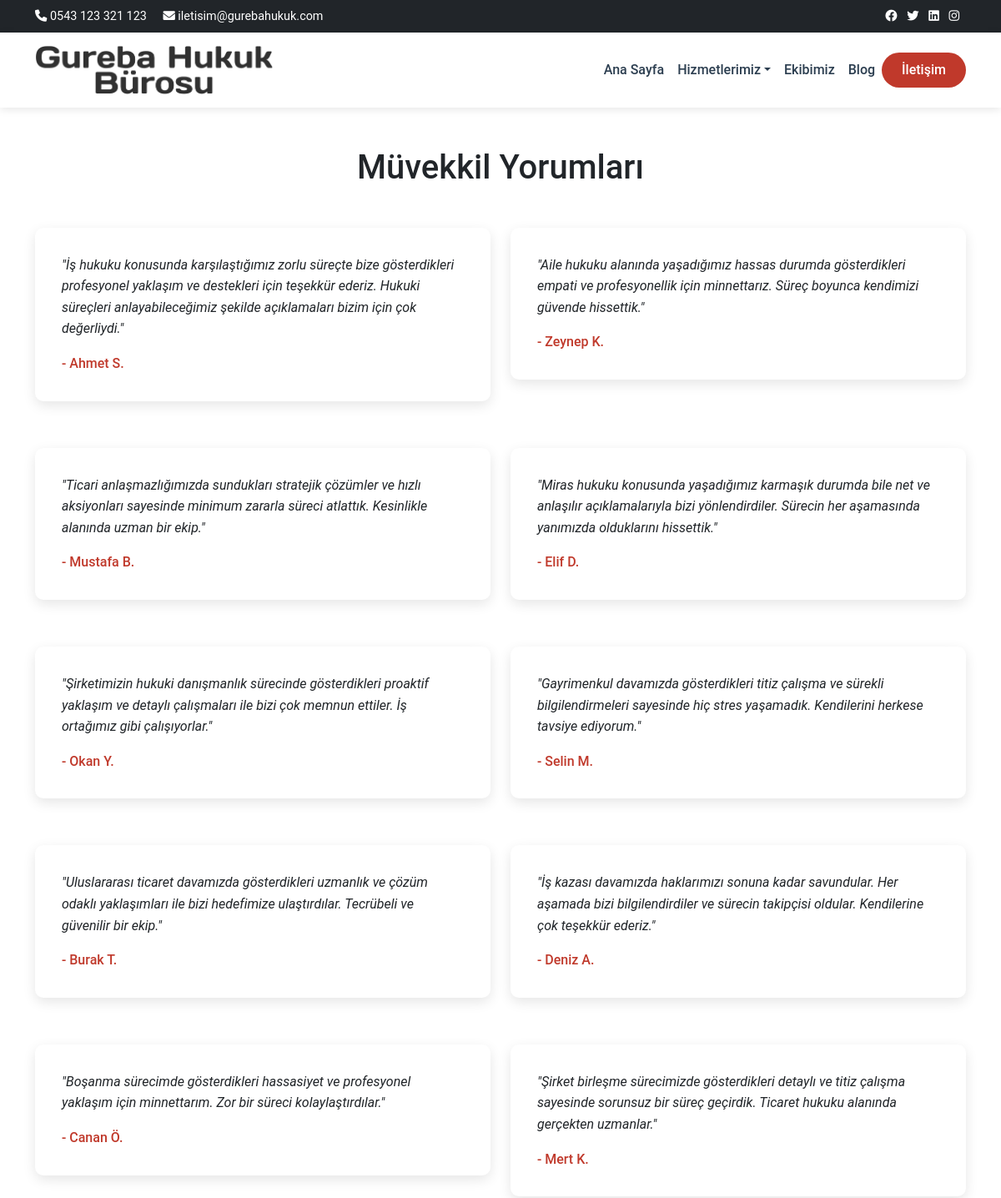
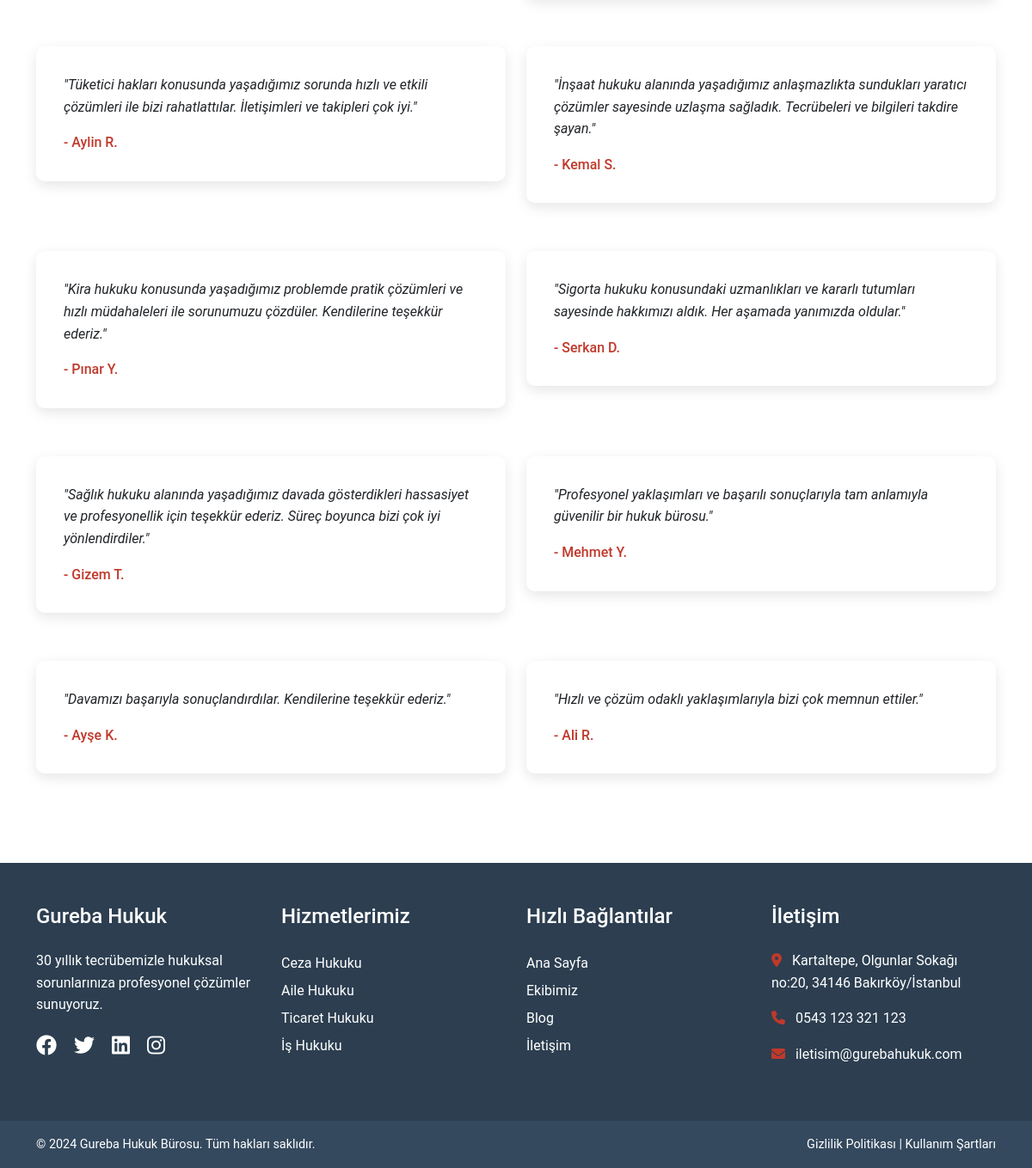
Screenshot of /yorumlar.php with the database file from the repository (2 pictures, top to bottom).
### tables this page shows
CREATE TABLE IF NOT EXISTS `contact_info` (
  `id` int NOT NULL AUTO_INCREMENT,
  `phone` varchar(255) DEFAULT NULL,
  `email` varchar(255) DEFAULT NULL,
  `address` text,
  `facebook` varchar(255) DEFAULT NULL,
  `twitter` varchar(255) DEFAULT NULL,
  `instagram` varchar(255) DEFAULT NULL,
  `linkedin` varchar(255) DEFAULT NULL,
  `maps_embed` text,
  `updated_at` timestamp NULL DEFAULT CURRENT_TIMESTAMP ON UPDATE CURRENT_TIMESTAMP,
  `maps_url` text,
  PRIMARY KEY (`id`)
);

CREATE TABLE IF NOT EXISTS `testimonials` (
  `id` int NOT NULL AUTO_INCREMENT,
  `client_name` varchar(100) NOT NULL,
  `testimonial` text NOT NULL,
  `featured` tinyint(1) DEFAULT '0',
  `status` tinyint(1) DEFAULT '1',
  `created_at` timestamp NULL DEFAULT CURRENT_TIMESTAMP,
  PRIMARY KEY (`id`)
);

### includes/config.php (called while the page is built, shortened)
<?php
$host = 'localhost';
$dbname = 'gureba_hukuk';
$username = 'root';
$password = '';
try {
    $conn = new mysqli($host, $username, $password, $dbname);
    $conn->set_charset("utf8mb4");
} catch (Exception $e) {
    die("Veritabanı bağlantı hatası: " . $e->getMessage());
}
$contact_query = "SELECT * FROM contact_info LIMIT 1";
$contact_result = $conn->query($contact_query);
$contact_info = $contact_result->fetch_assoc();
?>

### yorumlar.php (the view)
<?php
require_once 'includes/config.php';
include 'includes/header.php';
?>
<div class="container py-5">
    <h1 class="text-center mb-5">Müvekkil Yorumları</h1>
    <div class="row">
        <?php
        $query = "SELECT * FROM testimonials WHERE status = 1 ORDER BY created_at DESC";
        $testimonials = $conn->query($query);
        while($testimonial = $testimonials->fetch_assoc()):
        ?>
        <div class="col-md-6 mb-4">
            <div class="testimonial-box">
                <p>"<?php echo htmlspecialchars($testimonial['testimonial']); ?>"</p>
                <div class="client">- <?php echo htmlspecialchars($testimonial['client_name']); ?></div>
            </div>
        </div>
        <?php endwhile; ?>
    </div>
</div>
<?php include 'includes/footer.php'; ?>

### includes/header.php (shortened to what this page needs)
<!DOCTYPE html>
<html lang="tr">
<head>
    <link rel="stylesheet" href="https://cdn.jsdelivr.net/npm/bootstrap@5.3.0/dist/css/bootstrap.min.css">
    <link rel="stylesheet" href="https://cdnjs.cloudflare.com/ajax/libs/font-awesome/6.0.0/css/all.min.css">
    <link rel="stylesheet" href="assets/css/style.css">
</head>
<body>
    <div class="top-bar bg-dark text-white py-2">
        <div class="container">
            <div class="row">
                <div class="col-md-6">
                    <i class="fas fa-phone"></i> <?php echo isset($contact_info['phone']) ? $contact_info['phone'] : ''; ?>
                    <i class="fas fa-envelope ms-3"></i> <?php echo isset($contact_info['email']) ? $contact_info['email'] : ''; ?>
                </div>
                <div class="col-md-6 text-end">
                    <?php if(isset($contact_info['facebook']) && !empty($contact_info['facebook'])): ?>
                        <a href="<?php echo $contact_info['facebook']; ?>" class="text-white me-2"><i class="fab fa-facebook"></i></a>
                    <?php endif; ?>
                    <?php if(isset($contact_info['twitter']) && !empty($contact_info['twitter'])): ?>
                        <a href="<?php echo $contact_info['twitter']; ?>" class="text-white me-2"><i class="fab fa-twitter"></i></a>
                    <?php endif; ?>
                    <?php if(isset($contact_info['linkedin']) && !empty($contact_info['linkedin'])): ?>
                        <a href="<?php echo $contact_info['linkedin']; ?>" class="text-white me-2"><i class="fab fa-linkedin"></i></a>
                    <?php endif; ?>
                    <?php if(isset($contact_info['instagram']) && !empty($contact_info['instagram'])): ?>
                        <a href="<?php echo $contact_info['instagram']; ?>" class="text-white me-2"><i class="fab fa-instagram"></i></a>
                    <?php endif; ?>
                </div>            </div>
        </div>
    </div>
    <nav class="navbar navbar-expand-lg sticky-top">
        <div class="container">
            <a class="navbar-brand" href="index.php">
                <img src="assets/images/logo.png" alt="Gureba Hukuk" height="60">
            </a>
            <div class="collapse navbar-collapse" id="navbarNav">
                <ul class="navbar-nav ms-auto">
                    <li class="nav-item">
                        <a class="nav-link" href="index.php">Ana Sayfa</a>
                    </li>
                    <li class="nav-item dropdown">
                        <a class="nav-link dropdown-toggle" href="#" data-bs-toggle="dropdown">Hizmetlerimiz</a>
                    </li>
                    <li class="nav-item">
                        <a class="nav-link" href="ekip.php">Ekibimiz</a>
                    </li>
                    <li class="nav-item">
                        <a class="nav-link" href="blog.php">Blog</a>
                    </li>
                    <li class="nav-item">
                        <a class="nav-link contact-btn" href="iletisim.php">İletişim</a>
                    </li>
                </ul>
            </div>
        </div>
    </nav>

### includes/footer.php (shortened to what this page needs)
<footer class="footer">
    <div class="footer-top py-5">
        <div class="container">
            <div class="row">
                <div class="col-md-3">
                    <h4>Gureba Hukuk</h4>
                    <p>30 yıllık tecrübemizle hukuksal sorunlarınıza profesyonel çözümler sunuyoruz.</p>
                    <div class="social-links">
                        <?php if(isset($contact_info['facebook']) && !empty($contact_info['facebook'])): ?>
                            <a href="<?php echo $contact_info['facebook']; ?>"><i class="fab fa-facebook"></i></a>
                        <?php endif; ?>
                        <?php if(isset($contact_info['twitter']) && !empty($contact_info['twitter'])): ?>
                            <a href="<?php echo $contact_info['twitter']; ?>"><i class="fab fa-twitter"></i></a>
                        <?php endif; ?>
                        <?php if(isset($contact_info['linkedin']) && !empty($contact_info['linkedin'])): ?>
                            <a href="<?php echo $contact_info['linkedin']; ?>"><i class="fab fa-linkedin"></i></a>
                        <?php endif; ?>
                        <?php if(isset($contact_info['instagram']) && !empty($contact_info['instagram'])): ?>
                            <a href="<?php echo $contact_info['instagram']; ?>"><i class="fab fa-instagram"></i></a>
                        <?php endif; ?>
                    </div>
                </div>
                <div class="col-md-3">
                    <h4>Hizmetlerimiz</h4>
                    <ul class="footer-links">
                        <li><a href="hizmetler.php#ceza">Ceza Hukuku</a></li>
                        <li><a href="hizmetler.php#aile">Aile Hukuku</a></li>
                        <li><a href="hizmetler.php#ticaret">Ticaret Hukuku</a></li>
                        <li><a href="hizmetler.php#is">İş Hukuku</a></li>
                    </ul>
                </div>
                <div class="col-md-3">
                    <h4>Hızlı Bağlantılar</h4>
                    <ul class="footer-links">
                        <li><a href="index.php">Ana Sayfa</a></li>
                        <li><a href="ekip.php">Ekibimiz</a></li>
                        <li><a href="blog.php">Blog</a></li>
                        <li><a href="iletisim.php">İletişim</a></li>
                    </ul>
                </div>
                <div class="col-md-3">
                    <h4>İletişim</h4>
                    <ul class="footer-contact">
                        <li><i class="fas fa-map-marker-alt"></i> <?php echo isset($contact_info['address']) ? $contact_info['address'] : ''; ?></li>
                        <li><i class="fas fa-phone"></i> <?php echo isset($contact_info['phone']) ? $contact_info['phone'] : ''; ?></li>
                        <li><i class="fas fa-envelope"></i> <?php echo isset($contact_info['email']) ? $contact_info['email'] : ''; ?></li>
                    </ul>
                </div>
            </div>
        </div>
    </div>
    <div class="footer-bottom py-3">
        <div class="container">
            <div class="row">
                <div class="col-md-6">
                    &copy; 2024 Gureba Hukuk Bürosu. Tüm hakları saklıdır.
                </div>
                <div class="col-md-6 text-end">
                    <a href="gizlilik-politikasi.php">Gizlilik Politikası</a> |
                    <a href="kullanim-sartlari.php">Kullanım Şartları</a>
                </div>
            </div>
        </div>
    </div>
</footer>
</body>
</html>

### assets/css/style.css (style rules this page uses)
:root { --primary-color: #2c3e50; --secondary-color: #34495e; --accent-color: #c0392b; --light-color: #ecf0f1; --dark-color: #2c3e50; }
body { font-family: 'Roboto', sans-serif; line-height: 1.6; }
.top-bar { font-size: 0.9rem; }
.navbar { background: white; box-shadow: 0 2px 10px rgba(0,0,0,0.1); padding: 0.5rem 0; }
.navbar-nav .nav-link { color: var(--dark-color); font-weight: 500; padding: 1.5rem 1rem; transition: color 0.3s; }
.contact-btn { background: var(--accent-color); color: white !important; border-radius: 30px; padding: 0.5rem 1.5rem !important; margin: 1rem 0; }
.testimonial-box { background: white; padding: 2rem; border-radius: 10px; box-shadow: 0 5px 15px rgba(0,0,0,0.1); margin-bottom: 2rem; }
.testimonial-box p { font-style: italic; margin-bottom: 1rem; }
.client { color: var(--accent-color); font-weight: 500; }
.footer { background: var(--dark-color); color: white; }
.footer-top { background: var(--primary-color); }
.footer h4 { color: white; margin-bottom: 1.5rem; }
.footer-links { list-style: none; padding: 0; }
.footer-links a { color: white; text-decoration: none; transition: color 0.3s; line-height: 2; }
.footer-contact { list-style: none; padding: 0; }
.footer-contact li { margin-bottom: 1rem; }
.footer-contact i { margin-right: 0.5rem; color: var(--accent-color); }
.social-links a { color: white; font-size: 1.5rem; margin-right: 1rem; transition: color 0.3s; }
.footer-bottom { background: var(--secondary-color); font-size: 0.9rem; }
.footer-bottom a { color: white; text-decoration: none; }

### rows the page displays
contact_info: phone "0543 123 321 123", email "iletisim@gurebahukuk.com", address "Kartaltepe, Olgunlar Sokağı no:20, 34146 Bakırköy/İstanbul"
testimonials: testimonial "İş hukuku konusunda karşılaştığımız zorlu süreçte bize gösterdikleri profesyonel yaklaşım ve destekleri için teşekkür ederiz. Hukuki süreçleri anlayabileceğimiz şekilde açıklamaları bizim için çok değerliydi.", client_name "Ahmet S."
testimonials: testimonial "Aile hukuku alanında yaşadığımız hassas durumda gösterdikleri empati ve profesyonellik için minnettarız. Süreç boyunca kendimizi güvende hissettik.", client_name "Zeynep K."
testimonials: testimonial "Ticari anlaşmazlığımızda sundukları stratejik çözümler ve hızlı aksiyonları sayesinde minimum zararla süreci atlattık. Kesinlikle alanında uzman bir ekip.", client_name "Mustafa B."
testimonials: testimonial "Miras hukuku konusunda yaşadığımız karmaşık durumda bile net ve anlaşılır açıklamalarıyla bizi yönlendirdiler. Sürecin her aşamasında yanımızda olduklarını hissettik.", client_name "Elif D."
testimonials: testimonial "Şirketimizin hukuki danışmanlık sürecinde gösterdikleri proaktif yaklaşım ve detaylı çalışmaları ile bizi çok memnun ettiler. İş ortağımız gibi çalışıyorlar.", client_name "Okan Y."
testimonials: testimonial "Gayrimenkul davamızda gösterdikleri titiz çalışma ve sürekli bilgilendirmeleri sayesinde hiç stres yaşamadık. Kendilerini herkese tavsiye ediyorum.", client_name "Selin M."
testimonials: testimonial "Uluslararası ticaret davamızda gösterdikleri uzmanlık ve çözüm odaklı yaklaşımları ile bizi hedefimize ulaştırdılar. Tecrübeli ve güvenilir bir ekip.", client_name "Burak T."
testimonials: testimonial "İş kazası davamızda haklarımızı sonuna kadar savundular. Her aşamada bizi bilgilendirdiler ve sürecin takipçisi oldular. Kendilerine çok teşekkür ederiz.", client_name "Deniz A."
testimonials: testimonial "Boşanma sürecimde gösterdikleri hassasiyet ve profesyonel yaklaşım için minnettarım. Zor bir süreci kolaylaştırdılar.", client_name "Canan Ö."
testimonials: testimonial "Şirket birleşme sürecimizde gösterdikleri detaylı ve titiz çalışma sayesinde sorunsuz bir süreç geçirdik. Ticaret hukuku alanında gerçekten uzmanlar.", client_name "Mert K."
testimonials: testimonial "Tüketici hakları konusunda yaşadığımız sorunda hızlı ve etkili çözümleri ile bizi rahatlattılar. İletişimleri ve takipleri çok iyi.", client_name "Aylin R."
testimonials: testimonial "İnşaat hukuku alanında yaşadığımız anlaşmazlıkta sundukları yaratıcı çözümler sayesinde uzlaşma sağladık. Tecrübeleri ve bilgileri takdire şayan.", client_name "Kemal S."
testimonials: testimonial "Kira hukuku konusunda yaşadığımız problemde pratik çözümleri ve hızlı müdahaleleri ile sorunumuzu çözdüler. Kendilerine teşekkür ederiz.", client_name "Pınar Y."
testimonials: testimonial "Sigorta hukuku konusundaki uzmanlıkları ve kararlı tutumları sayesinde hakkımızı aldık. Her aşamada yanımızda oldular.", client_name "Serkan D."
testimonials: testimonial "Sağlık hukuku alanında yaşadığımız davada gösterdikleri hassasiyet ve profesyonellik için teşekkür ederiz. Süreç boyunca bizi çok iyi yönlendirdiler.", client_name "Gizem T."
testimonials: testimonial "Profesyonel yaklaşımları ve başarılı sonuçlarıyla tam anlamıyla güvenilir bir hukuk bürosu.", client_name "Mehmet Y."
testimonials: testimonial "Davamızı başarıyla sonuçlandırdılar. Kendilerine teşekkür ederiz.", client_name "Ayşe K."
testimonials: testimonial "Hızlı ve çözüm odaklı yaklaşımlarıyla bizi çok memnun ettiler.", client_name "Ali R."
